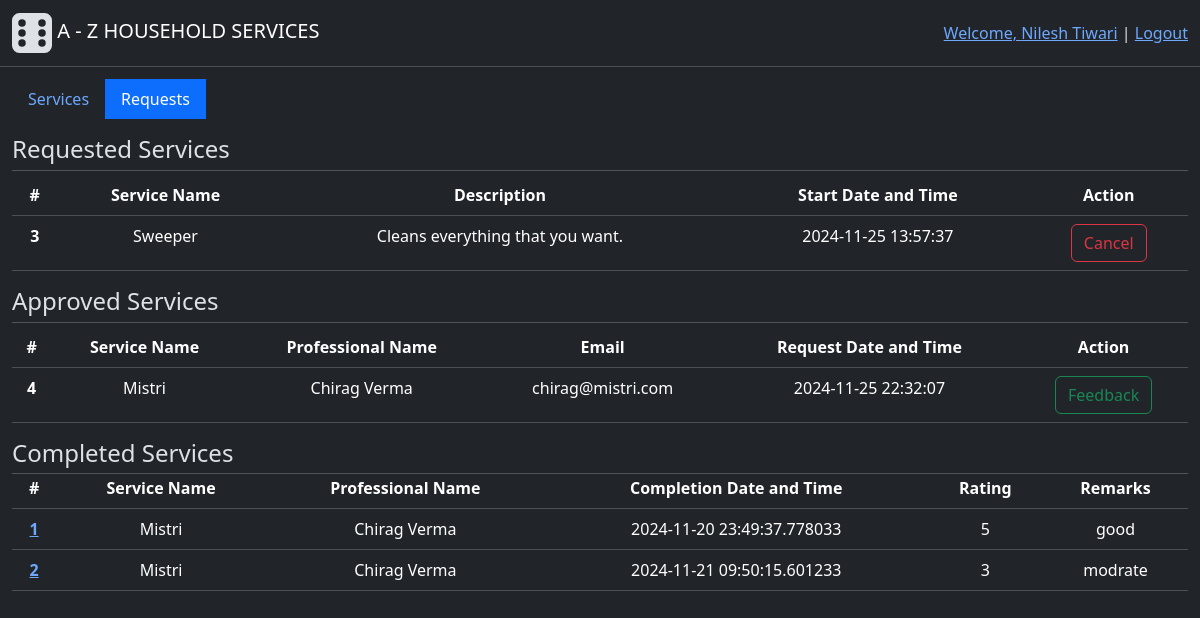
The page /user/requests (signed in) on the database as committed earlier.
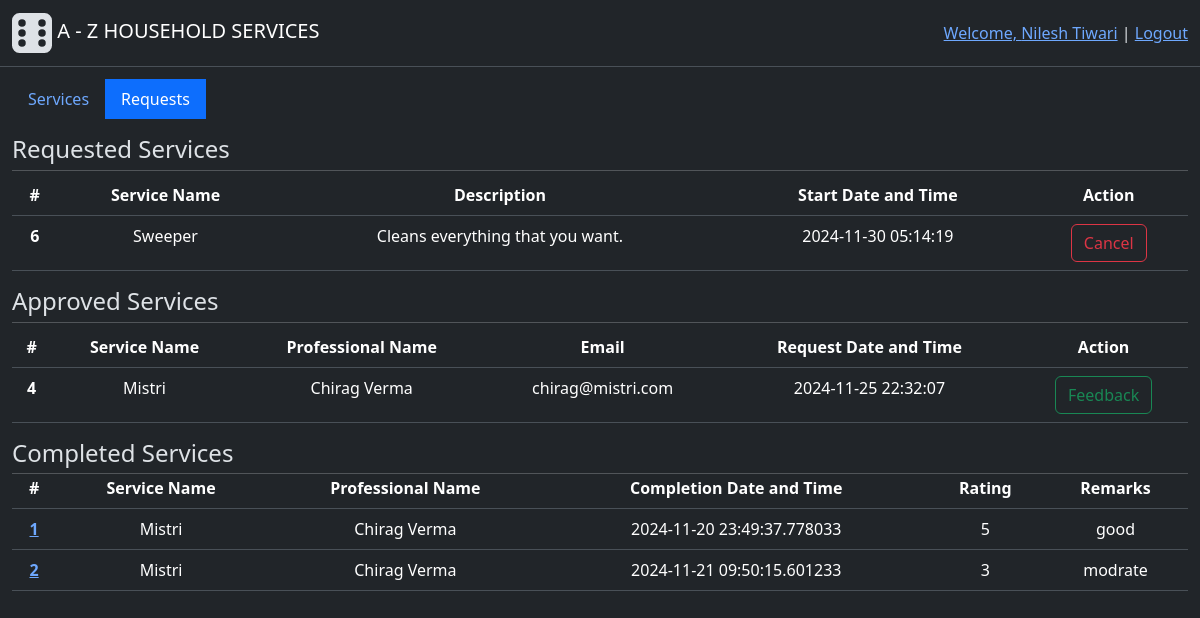
The same page on the database as committed later.
### backend/modals.py (models this page shows, shortened)
class ServiceRequest(db.Model):
    id = db.Column(db.Integer(), primary_key=True)
    service_id = db.Column(db.Integer(), db.ForeignKey("service.id"), nullable=False) # Foreign Key - Service table
    customer_id = db.Column(db.Integer(), db.ForeignKey("user.id"), nullable=False) #Foreign key - from User(Customer) table
    professional_id = db.Column(db.Integer(), db.ForeignKey("professional.id")) # Foreign Key - Professional table, One professional for one job
    start_date = db.Column(db.DateTime(), nullable=False, default=datetime.now().replace(microsecond=0)) # datetime.now():get current time
    end_date = db.Column(db.DateTime())
    status = db.Column(db.Integer(), nullable=False, default=0) # 0-requested, 1-accepted, 2-completed at users-end, 3-completed at professionals-end
    rating = db.Column(db.Integer()) # Mandatory to give ratings for closing the job
    remarks = db.Column(db.String(500))
    professional = db.relationship("Professional", backref="service_requests", lazy=True)
    def get_professional(self):
        professional = self.professional
        if professional:
            return professional.user.name
        else:
            return "Unassigned"

class Service(db.Model):
    id = db.Column(db.Integer(), primary_key=True)
    name = db.Column(db.String(30),unique=True, nullable=False)
    desc = db.Column(db.String(500), nullable=False)
    time_required = db.Column(db.Integer(), nullable=False) # Time required (in Hrs)
    price = db.Column(db.Float(), nullable=False)
    status = db.Column(db.Integer(), nullable=False, default=1) # 0-inactive, 1-active
    service_requests = db.relationship("ServiceRequest", cascade="all, delete", backref="services", lazy=True) # For accessing all the service requests having common service

class User(db.Model, UserMixin):
    id = db.Column(db.Integer(), primary_key=True)
    email = db.Column(db.String(60), unique=True, nullable=False)
    password = db.Column(db.String(), nullable=False)
    role = db.Column(db.Integer(), nullable=False, default=1) # 0-Admin, 1-Customer, 2-Professional
    name = db.Column(db.String(30), nullable=False)
    address = db.Column(db.String(100), nullable=False)
    pincode = db.Column(db.Integer(), nullable=False)
    status = db.Column(db.Integer(), nullable=False, default=1) # 0-inactive, 1-active
    rating = db.Column(db.Integer(), default=0)
    service_requests = db.relationship("ServiceRequest", cascade="all, delete", backref="customer", lazy=True) # For accessing all the service requests created by a user(customer)
    professional_info = db.relationship("Professional", cascade="all, delete", backref="user", uselist=False) # one to one relation for accessing futher professional info
    def capitalised_name(self):
        return self.name.title()

### backend/controllers.py (the view)
@app.route("/user/requests", methods=["GET", "POST"])
def user_requests_tab():
    button_state = request.args.get("button_state", 0, type=int) # Accessing data, sent to us, using url_for function, default=0
    service_requests = ServiceRequest.query.filter(ServiceRequest.customer_id==current_user.id, ServiceRequest.status==0).all()
    approved_service_requests = ServiceRequest.query.filter(ServiceRequest.customer_id==current_user.id, ServiceRequest.status==1).all()
    completed_service_requests = ServiceRequest.query.filter(ServiceRequest.customer_id==current_user.id, or_(ServiceRequest.status==2, ServiceRequest.status==3)).all()
    return render_template("user_requests_tab.html", service_requests=service_requests, button_state=button_state, approved_service_requests=approved_service_requests, completed_service_requests=completed_service_requests)

### app.py (called while the page is built)
def setup_app(): #Initializations
    app = Flask(__name__)
    app.config["SQLALCHEMY_DATABASE_URI"] = "sqlite:///household_services.sqlite3" # Database file name
    app.config["SECRET_KEY"] = "123456"
    db.init_app(app) # Connecting database to flask app
    app.app_context().push() #Direct access to other modules
    login_manager = LoginManager(app) # For manageing user sessions
    login_manager.login_view = "login_page" # Redirect to "login_page" route funtion if some try to access restricted route
    login_manager.login_message_category = "info"
    @login_manager.user_loader
    def load_user(user_id):
        return User.query.get(int(user_id))
    app.debug=True

### templates/user_requests_tab.html
{% extends "user_dashboard.html" %}
{% block subcontent %}
    {% include "includes/user_requested_services.html" %}
    {% include "includes/user_approved_services.html" %}
    {% include "includes/user_completed_services.html" %}
{% endblock %}

### templates/includes/user_requested_services.html
<h4 style="margin-bottom: -10px;" class="h4 text-start mt-3">Requested Services</h4>
<hr style="margin-bottom:  0;" class="divider">
{% if service_requests %}
    <table class="table mt-1">
        <thead>
        <tr>
            <th scope="col">#</th>
            <th scope="col">Service Name</th>
            <th scope="col">Description</th>
            <th scope="col">Start Date and Time</th>
            <th scope="col">Action</th>
        </tr>
        </thead>
        <tbody>
            {% for service_request in service_requests %}
                <tr>
                    <th scope="row">{{service_request.id}}</th>
                    <td>{{service_request.services.name}}</td>
                    <td>{{service_request.services.desc}}</td>
                    <td>{{service_request.start_date}}</td>
                    <td>
                        <form action="{{ url_for('cancel_request', request_id=service_request.id)}}" method="POST">
                            <button type="submit" class="btn btn-outline-danger">Cancel</button>
                        </form>
                    </td>
                </tr>
            {% endfor %}
        </tbody>
    </table>
{% else %}
    <div class="h5 mt-3">No requests to show.</div>
{% endif %}

### templates/includes/user_approved_services.html
<h4 style="margin-bottom: -10px;" class="h4 text-start mt-3">Approved Services</h4>
<hr style="margin-bottom:  0;" class="divider">
{% if approved_service_requests %}
    <table class="table mt-1">
        <thead>
        <tr>
            <th scope="col">#</th>
            <th scope="col">Service Name</th>
            <th scope="col">Professional Name</th>
            <th scope="col">Email</th>
            <th scope="col">Request Date and Time</th>
            <th scope="col">Action</th>
        </tr>
        </thead>
        <tbody>
            {% for approved_service_request in approved_service_requests %}
                <tr>
                    <th scope="row">{{approved_service_request.id}}</th>
                    <td>{{approved_service_request.services.name}}</td>
                    <td>{{approved_service_request.get_professional()}}</td>
                    <td>{{approved_service_request.professional.user.email}}</td>
                    <td>{{approved_service_request.start_date}}</td>
                    <td>
                        <a href="{{ url_for('user_feedback_page', service_id=approved_service_request.id)}}"><button type="submit" class="btn btn-outline-success">Feedback</button></a>
                    </td>
                </tr>
            {% endfor %}
        </tbody>
    </table>
{% else %}
    <div class="h5 mt-3">No data avaliable.</div>
{% endif %}

### templates/includes/user_completed_services.html
<h4 style="margin-bottom: -10px;" class="h4 text-start mt-3">Completed Services</h4>
<hr style="margin-bottom:  -10px;" class="divider">
{% if completed_service_requests %}
    <table class="table mt-1">
        <thead>
        <tr>
            <th scope="col">#</th>
            <th scope="col">Service Name</th>
            <th scope="col">Professional Name</th>
            <th scope="col">Completion Date and Time</th>
            <th scope="col">Rating</th>
            <th scope="col">Remarks</th>
        </tr>
        </thead>
        <tbody>
            {% for completed_service_request in completed_service_requests %}
                <tr>
                    <th scope="row">
                        <a href="{{ url_for('service_request_info', id=completed_service_request.id)}}">
                            {{completed_service_request.id}}
                        </a>
                    </th>
                    <td>{{completed_service_request.services.name}}</td>
                    <td>{{completed_service_request.professional.user.name}}</td>
                    <td>{{completed_service_request.end_date}}</td>
                    <td>{{completed_service_request.rating}}</td>
                    <td>{{completed_service_request.remarks}}</td>
                </tr>
            {% endfor %}
        </tbody>
    </table>
{% else %}
    <div class="h5 mt-3">No data available.</div>
{% endif %}

Rows that differ between the two databases and show on the page:
removed ServiceRequest: id "3", services.name "Sweeper", services.desc "Cleans everything that you want.", start_date "2024-11-25 13:57:37", shown under "Requested Services"
added ServiceRequest: id "6", services.name "Sweeper", services.desc "Cleans everything that you want.", start_date "2024-11-30 05:14:19", shown under "Requested Services"
